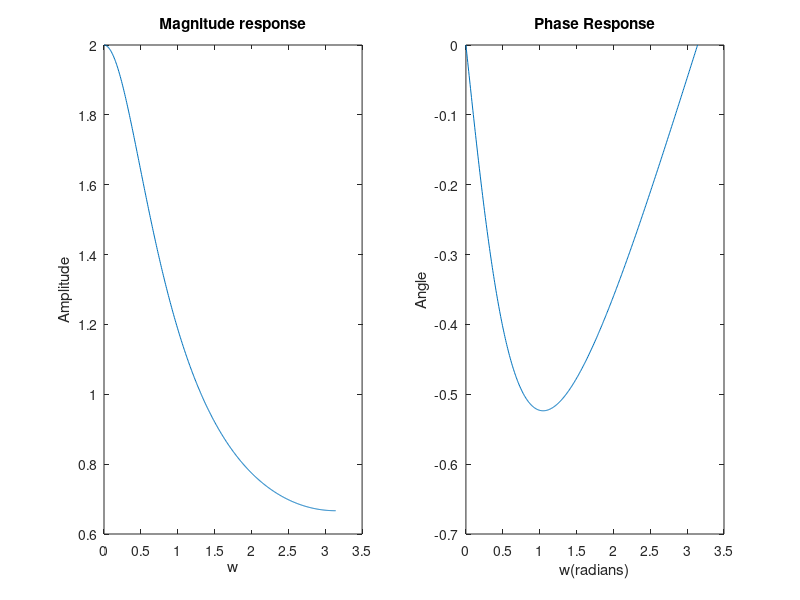

Reproduce this figure in MATLAB.
clc; 
clear all; 
close all;

w = [0:1:500]*pi/500; % Defining 501 values of radian frequency pi/500 in the range 0 to 500

% Given Signal => h[n] = 0.5^n*u[n]
% Its DTFT is x
x = exp(1i*w)./(exp(1i*w)-0.5); 

subplot(121)
plot(w, abs(x)), title('Magnitude response'), xlabel('w'), ylabel('Amplitude');

subplot(122), plot(w,angle(x));
title('Phase Response'), xlabel('w(radians)'), ylabel('Angle');
